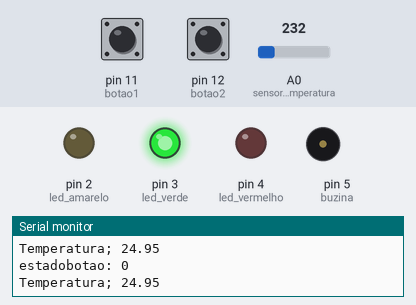
The sketch below on a simulated Arduino Uno, built with avr-gcc and run on an emulated ATmega328P. Shown: output pins drawn as LEDs (lit = HIGH), buzzer (waves = sounding), the last lines printed to the serial monitor. Inputs (shaded band) come from the test bench; at power-on: A0 (sensor_temperatura) = 232, pin 11 (botao1) LOW, pin 12 (botao2) LOW.

Above: at 1.8 s.
1.9 s: A0 (sensor_temperatura) set to 252
4.2 s: A0 (sensor_temperatura) set to 274
At 6.5 s:
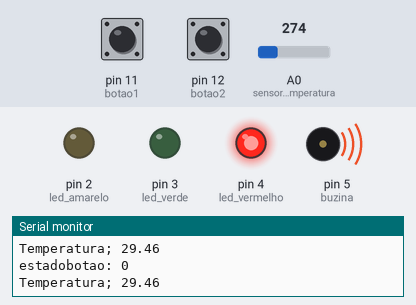
7.5 s: A0 (sensor_temperatura) set to 250
At 10.1 s:
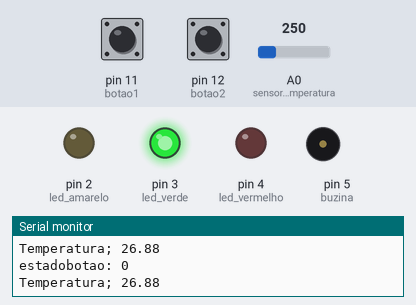
10.5 s: pin 11 (botao1) pulled HIGH for 1.2 s
At 11.6 s:
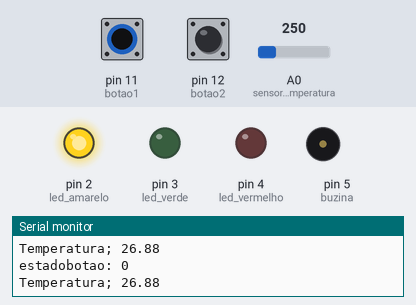
13.5 s: pin 11 (botao1) pulled HIGH for 3.2 s
At 17.6 s:
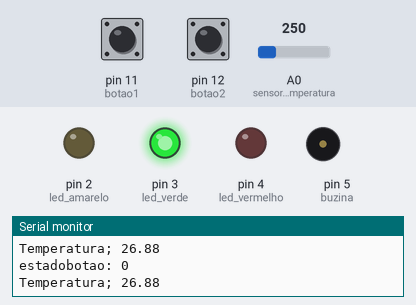
Timing chart, 0 to 19.1 s (numbered marks = the images above; inputs shaded):
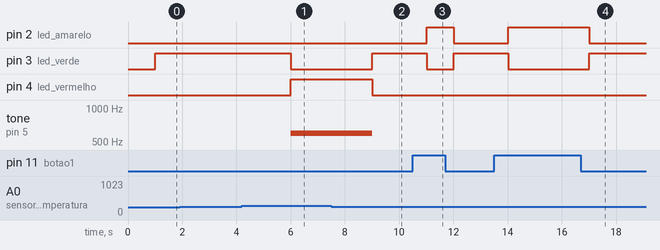

Measured:
- the behaviour switches between 260 and 261 on A0 (sensor_temperatura) (found by bisection; images 0 and 1)
- after the input at 4.2 s, pin 3 (led_verde): HIGH → LOW after 1.8 s; pin 4 (led_vermelho): LOW → HIGH after 1.8 s; tone on pin 5 (buzina): silent → 600 Hz after 1.8 s
- after the input at 7.5 s, pin 3 (led_verde): LOW → HIGH after 1.5 s; pin 4 (led_vermelho): HIGH → LOW after 1.5 s; tone on pin 5 (buzina): 600 Hz → silent after 1.5 s
- after the input at 10.5 s, pin 2 (led_amarelo): LOW → HIGH after 0.51 s, → LOW 1.0 s later; pin 3 (led_verde): HIGH → LOW after 0.51 s, → HIGH 1.0 s later
- after the input at 13.5 s, pin 2 (led_amarelo): LOW → HIGH after 0.51 s, → LOW 3.0 s later; pin 3 (led_verde): HIGH → LOW after 0.51 s, → HIGH 3.0 s later

The sketch:

temperatura2.ino
```cpp
const int sensor_temperatura = A0;
int led_vermelho = 4;
int led_amarelo = 2;
int led_verde = 3;
int buzina = 5;
int botao1 = 11;
int botao2 = 12;
int leitura_sensor;
int estadoBotao1 = LOW;
int estadoBotao2 = LOW;
int ultimoestadobotao = LOW;
int ultimoestadobotao2 = LOW;
float temperatura;

void setup() {
    pinMode (led_vermelho, OUTPUT);
  pinMode (led_amarelo, OUTPUT);
  pinMode (led_verde, OUTPUT);
  pinMode (buzina, OUTPUT);
  pinMode (botao1, INPUT);
  pinMode (botao2, INPUT);
analogReference(INTERNAL);
Serial.begin(9600);


}

void loop() {

  leitura_sensor = analogRead (sensor_temperatura);
  temperatura = leitura_sensor * 0.1075268817204301;
  Serial.print("Temperatura; ");
  Serial.println(temperatura);
  delay(1000);
  estadoBotao1 = digitalRead(botao1);
  if ((temperatura <=25 || estadoBotao1 == LOW)){
    digitalWrite(led_verde,HIGH);
    digitalWrite(led_amarelo,LOW);
       digitalWrite(led_vermelho,LOW);
       noTone (buzina);

  }
    else if ((temperatura >=25) && (temperatura <=28)) {
       digitalWrite(led_vermelho,LOW);
       digitalWrite(led_amarelo,HIGH);
       digitalWrite(led_verde,LOW);
       noTone (buzina);
    }
    estadoBotao2 = digitalRead(botao2);
    Serial.print("estadobotao: ");
    Serial.println(estadoBotao2);
      if ((temperatura >=28 || estadoBotao2 == HIGH)) {
          digitalWrite(led_amarelo,LOW);
       digitalWrite(led_verde,LOW);
                 digitalWrite(led_vermelho,HIGH);
                 tone(buzina, 600);

      }
      ultimoestadobotao = estadoBotao1;
      ultimoestadobotao2 = estadoBotao2;
  }
```
